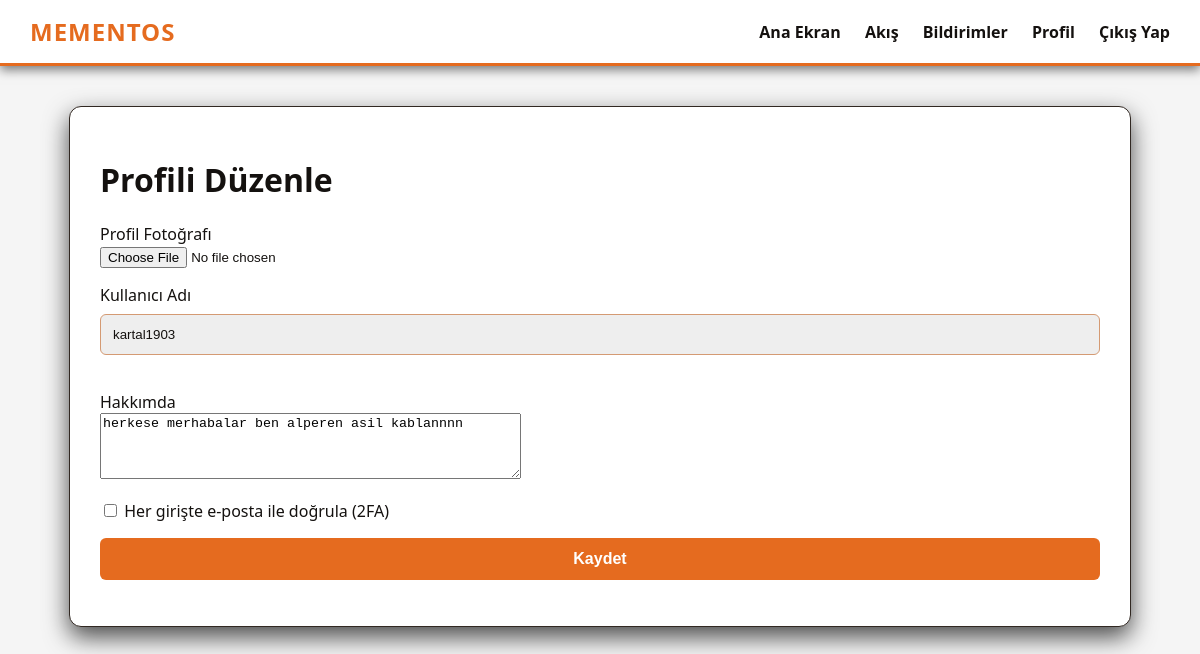
Screenshot of /edit_profile (signed in) with the database file from the repository.
### app/models.py (models this page shows, shortened)
class User(UserMixin, db.Model):
    id: so.Mapped[int] = so.mapped_column(primary_key=True)
    username: so.Mapped[str] = so.mapped_column(sa.String(64), index=True, unique=True)
    email: so.Mapped[str] = so.mapped_column(sa.String(120), index=True, unique=True)
    password_hash: so.Mapped[Optional[str]] = so.mapped_column(sa.String(256))
    about_me: so.Mapped[Optional[str]] = so.mapped_column(sa.String(140))
    last_seen: so.Mapped[Optional[datetime]] = so.mapped_column(default=lambda: datetime.now(timezone.utc))
    profile_pic: so.Mapped[Optional[str]] = so.mapped_column(sa.String(120))
    is_verified: so.Mapped[bool] = so.mapped_column(sa.Boolean, default=False, server_default=sa.text('0'))
    verification_code: so.Mapped[Optional[str]] = so.mapped_column(sa.String(10))
    require_2fa: so.Mapped[bool] = so.mapped_column(sa.Boolean, default=False, server_default=sa.text('0'))
    posts: so.WriteOnlyMapped['Post'] = so.relationship(back_populates='author', cascade='all, delete-orphan')
    comments: so.WriteOnlyMapped['Comment'] = so.relationship(back_populates='author', cascade='all, delete-orphan')
    likes: so.WriteOnlyMapped['Like'] = so.relationship(back_populates='author', cascade='all, delete-orphan')
    notifications: so.WriteOnlyMapped['Notification'] = so.relationship(back_populates='user', cascade='all, delete-orphan')
    followed: so.WriteOnlyMapped['User'] = so.relationship(
        secondary=followers,
        primaryjoin=(followers.c.follower_id == id),
        secondaryjoin=(followers.c.followed_id == id),
        back_populates='followers'
    )
    followers: so.WriteOnlyMapped['User'] = so.relationship(
        secondary=followers,
        primaryjoin=(followers.c.followed_id == id),
        secondaryjoin=(followers.c.follower_id == id),
        back_populates='followed'
    )

### app/main/routes.py (the view)
@bp.route('/edit_profile', methods=['GET', 'POST'])
@login_required
def edit_profile():
    form = EditProfileForm()
    if form.validate_on_submit():
        if form.profile_pic.data:
            picture_file = form.profile_pic.data
            _, f_ext = os.path.splitext(picture_file.filename)
            picture_filename = current_user.username + f_ext
            picture_path = os.path.join(current_app.root_path, 'static/profile_pics', picture_filename)
            picture_file.save(picture_path)
            current_user.profile_pic = picture_filename
        current_user.username = form.username.data
        current_user.about_me = form.about_me.data
        current_user.require_2fa = form.require_2fa.data
        email_changed = form.email.data != current_user.email
        password_changed = bool(form.new_password.data)
        if email_changed or password_changed:
            code = str(random.randint(100000, 999999))
            session['security_code'] = code
            session['pending_email'] = form.email.data if email_changed else None
            session['pending_password'] = form.new_password.data if password_changed else None
            send_security_email(current_user, code)
            db.session.commit() # Save username, about_me etc.
            flash('Güvenlik ayarlarınızı değiştirmek için mevcut e-postanıza bir onay kodu gönderdik.')
            return redirect(url_for('main.verify_security'))
        db.session.commit()
        flash('Değişiklikleriniz kaydedildi.')
        return redirect(url_for('main.index'))
    elif request.method == 'GET':
        form.username.data = current_user.username
        form.email.data = current_user.email
        form.about_me.data = current_user.about_me
        form.require_2fa.data = current_user.require_2fa
    return render_template('edit_profile.html', title='Profili Düzenle', form=form)

### app/main/forms.py
class EditProfileForm(FlaskForm):
    username = StringField('Kullanıcı Adı', validators=[DataRequired()])
    email = StringField('E-posta (Değiştirmek istersen)', validators=[DataRequired(), Email()])
    about_me = TextAreaField('Hakkımda', validators=[Length(min=0, max=140)])
    profile_pic = FileField('Profil Fotoğrafı', validators=[FileAllowed(['jpg', 'png', 'jpeg'])])
    require_2fa = BooleanField('Her girişte e-posta ile doğrula (2FA)')
    new_password = PasswordField('Yeni Şifre (Değiştirmek istemiyorsan boş bırak)')
    new_password_again = PasswordField('Yeni Şifre Tekrar', validators=[EqualTo('new_password', message='Şifreler eşleşmelidir.')])
    submit = SubmitField('Kaydet')

### app/main/routes.py (called while the page is built)
@bp.before_request
def before_request():
    if current_user.is_authenticated:
        current_user.last_seen = datetime.now(timezone.utc)
        db.session.commit()

@bp.context_processor
def inject_notifications():
    if current_user.is_authenticated:
        unread_count = db.session.scalar(sa.select(sa.func.count(Notification.id)).where(Notification.user_id == current_user.id, Notification.is_read == False))
        return dict(unread_notifications_count=unread_count or 0)
    return dict(unread_notifications_count=0)

### app/models.py (called while the page is built)
@login.user_loader
def load_user(id):
    return db.session.get(User, int(id))

### app/templates/edit_profile.html (shortened to what this page needs)
{% extends "base.html" %}
{% block content %}
    <h1>Profili Düzenle</h1>
    <form action="" method="post" enctype="multipart/form-data">
        <p>
            {{ form.profile_pic.label }}<br>
            {{ form.profile_pic() }}<br>
        </p>
        <p>
            {{ form.username.label }}<br>
            {{ form.username(size=32) }}<br>
        </p>
        <p>
            {{ form.about_me.label }}<br>
            {{ form.about_me(cols=50, rows=4) }}<br>
        </p>
        <p>
            {{ form.require_2fa() }} {{ form.require_2fa.label }}
        </p>
        <p>{{ form.submit() }}</p>
    </form>
{% endblock %}

### app/static/css/style.css (style rules this page uses)
:root { --bg-dark: #F5F5F5; --box-bg: #FFFFFF; --text-main: #14110F; --accent-orange: #E56B1F; --accent-brown: #D49A73; --input-bg: #EEEEEE; --window-header: #E0E0E0; --window-header-text: #333; --masonry-bg: rgba(255, 255, 255, 0.85); --window-bg: rgba(255, 255, 255, 0.85); }
body { background-color: var(--bg-dark); color: var(--text-main); font-family: 'Segoe UI', Tahoma, Geneva, Verdana, sans-serif; margin: 0; padding: 0; }
input[type="text"], input[type="password"], input[type="email"] { width: 100%; padding: 12px; margin: 8px 0 20px 0; background-color: var(--input-bg); border: 1px solid var(--accent-brown); color: var(--text-main); border-radius: 6px; box-sizing: border-box; transition: border 0.3s ease; }
input[type="submit"] { background-color: var(--accent-orange); color: #fff; border: none; padding: 12px 25px; font-size: 1em; font-weight: bold; border-radius: 6px; cursor: pointer; transition: background-color 0.3s ease, transform 0.1s; width: 100%; }

### rows the page displays
User: username "kartal1903", about_me "herkese merhabalar ben alperen asil kablannnn"
